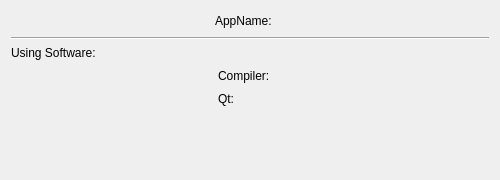
<?xml version="1.0" encoding="UTF-8"?>
<ui version="4.0">
 <class>AboutDialog</class>
 <widget class="QDialog" name="AboutDialog">
  <property name="geometry">
   <rect>
    <x>0</x>
    <y>0</y>
    <width>500</width>
    <height>180</height>
   </rect>
  </property>
  <property name="windowTitle">
   <string>About ModelDepartmentTables</string>
  </property>
  <layout class="QVBoxLayout" name="verticalLayout">
   <item>
    <layout class="QGridLayout" name="gridLayout_2">
     <item row="0" column="1">
      <widget class="QLabel" name="labelAppName">
       <property name="text">
        <string>AppName:</string>
       </property>
      </widget>
     </item>
     <item row="0" column="2">
      <widget class="QLabel" name="labelAppVer">
       <property name="text">
        <string/>
       </property>
      </widget>
     </item>
     <item row="0" column="0">
      <spacer name="horizontalSpacer_3">
       <property name="orientation">
        <enum>Qt::Orientation::Horizontal</enum>
       </property>
       <property name="sizeHint" stdset="0">
        <size>
         <width>40</width>
         <height>20</height>
        </size>
       </property>
      </spacer>
     </item>
     <item row="0" column="3">
      <spacer name="horizontalSpacer_4">
       <property name="orientation">
        <enum>Qt::Orientation::Horizontal</enum>
       </property>
       <property name="sizeHint" stdset="0">
        <size>
         <width>40</width>
         <height>20</height>
        </size>
       </property>
      </spacer>
     </item>
    </layout>
   </item>
   <item>
    <widget class="Line" name="line">
     <property name="orientation">
      <enum>Qt::Orientation::Horizontal</enum>
     </property>
    </widget>
   </item>
   <item>
    <widget class="QLabel" name="labelSoftwareUsed">
     <property name="text">
      <string>Using Software:</string>
     </property>
    </widget>
   </item>
   <item>
    <layout class="QGridLayout" name="gridLayout">
     <item row="1" column="3">
      <spacer name="horizontalSpacer_2">
       <property name="orientation">
        <enum>Qt::Orientation::Horizontal</enum>
       </property>
       <property name="sizeHint" stdset="0">
        <size>
         <width>40</width>
         <height>20</height>
        </size>
       </property>
      </spacer>
     </item>
     <item row="1" column="1">
      <widget class="QLabel" name="labelCompiler">
       <property name="text">
        <string>Compiler:</string>
       </property>
      </widget>
     </item>
     <item row="2" column="2">
      <widget class="QLabel" name="labelQtVer">
       <property name="text">
        <string/>
       </property>
      </widget>
     </item>
     <item row="1" column="0">
      <spacer name="horizontalSpacer">
       <property name="orientation">
        <enum>Qt::Orientation::Horizontal</enum>
       </property>
       <property name="sizeHint" stdset="0">
        <size>
         <width>40</width>
         <height>20</height>
        </size>
       </property>
      </spacer>
     </item>
     <item row="2" column="1">
      <widget class="QLabel" name="labelQt">
       <property name="text">
        <string>Qt:</string>
       </property>
      </widget>
     </item>
     <item row="1" column="2">
      <widget class="QLabel" name="labelCompilerVer">
       <property name="text">
        <string/>
       </property>
      </widget>
     </item>
     <item row="3" column="1">
      <spacer name="verticalSpacer">
       <property name="orientation">
        <enum>Qt::Orientation::Vertical</enum>
       </property>
       <property name="sizeHint" stdset="0">
        <size>
         <width>20</width>
         <height>40</height>
        </size>
       </property>
      </spacer>
     </item>
    </layout>
   </item>
  </layout>
 </widget>
 <resources/>
 <connections/>
</ui>
